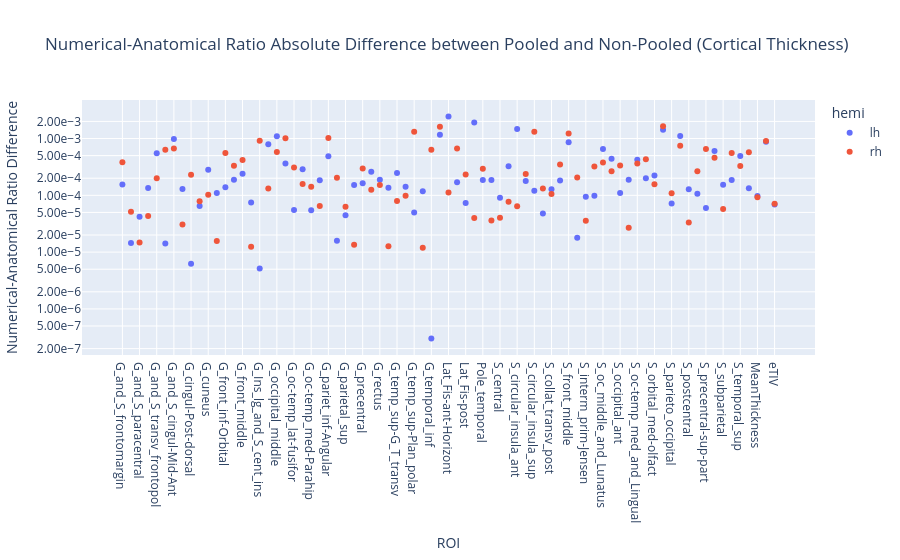

The cell this chart's notebook holds for it:
### Markdown cell above
#### Difference between pooled vs non-pooled

### Code cell
r_na_diff = r_na_pooled.copy()
r_na_diff["r"] = (r_na_diff["r"] - r_na["r"]).abs()
print(f"Max difference: {r_na_diff['r'].max()}")
px.scatter(
    r_na_diff,
    x="ROI",
    y="r",
    log_y=True,
    color="hemi",
    title="Numerical-Anatomical Ratio Absolute Difference between Pooled and Non-Pooled (Cortical Thickness)",
    labels={"r": "Numerical-Anatomical Ratio Difference"},
).update_yaxes(tickformat=".2e")

### Figure 1 — Plotly figure (JSON) as saved in the notebook; plotly's stock layout.template omitted (floating-point values rounded to 4 significant figures)
{"data": [{"hovertemplate": "hemi=lh<br>ROI=%{x}<br>Numerical-Anatomical Ratio Difference=%{y}<extra></extra>", "legendgroup": "lh", "marker": {"color": "#636efa", "symbol": "circle"}, "mode": "markers", "name": "lh", "orientation": "v", "showlegend": true, "type": "scatter", "x": ["G_and_S_frontomargin", "G_and_S_occipital_inf", "G_and_S_paracentral", "G_and_S_subcentral", "G_and_S_transv_frontopol", "G_and_S_cingul-Ant", "G_and_S_cingul-Mid-Ant", "G_and_S_cingul-Mid-Post", "G_cingul-Post-dorsal", "G_cingul-Post-ventral", "G_cuneus", "G_front_inf-Opercular", "G_front_inf-Orbital", "G_front_inf-Triangul", "G_front_middle", "G_front_sup", "G_Ins_lg_and_S_cent_ins", "G_insular_short", "G_occipital_middle", "G_occipital_sup", "G_oc-temp_lat-fusifor", "G_oc-temp_med-Lingual", "G_oc-temp_med-Parahip", "G_orbital", "G_pariet_inf-Angular", "G_pariet_inf-Supramar", "G_parietal_sup", "G_postcentral", "G_precentral", "G_precuneus", "G_rectus", "G_subcallosal", "G_temp_sup-G_T_transv", "G_temp_sup-Lateral", "G_temp_sup-Plan_polar", "G_temp_sup-Plan_tempo", "G_temporal_inf", "G_temporal_middle", "Lat_Fis-ant-Horizont", "Lat_Fis-ant-Vertical", "Lat_Fis-post", "Pole_occipital", "Pole_temporal", "S_calcarine", "S_central", "S_cingul-Marginalis", "S_circular_insula_ant", "S_circular_insula_inf", "S_circular_insula_sup", "S_collat_transv_ant", "S_collat_transv_post", "S_front_inf", "S_front_middle", "S_front_sup", "S_interm_prim-Jensen", "S_intrapariet_and_P_trans", "S_oc_middle_and_Lunatus", "S_oc_sup_and_transversal", "S_occipital_ant", "S_oc-temp_lat", "S_oc-temp_med_and_Lingual", "S_orbital_lateral", "S_orbital_med-olfact", "S_orbital-H_Shaped", "S_parieto_occipital", "S_pericallosal", "S_postcentral", "S_precentral-inf-part", "S_precentral-sup-part", "S_suborbital", "S_subparietal", "S_temporal_inf", "S_temporal_sup", "S_temporal_transverse", "MeanThickness", "BrainSegVolNotVent", "eTIV"], "xaxis": "x", "y": [0.0001546, 1.45e-05, 4.174e-05, 0.0001341, 0.0005524, 1.415e-05, 0.0009841, 0.0001289, 6.254e-06, 6.46e-05, 0.0002829, 0.0001097, 0.0001386, 0.0001873, 0.0002403, 7.464e-05, 5.149e-06, 0.000792, 0.001101, 0.0003627, 5.538e-05, 0.0002872, 5.456e-05, 0.0001847, 0.0004881, 1.581e-05, 4.464e-05, 0.0001513, 0.0001634, 0.0002613, 0.0001871, 0.0001364, 0.0002471, 0.0001418, 5.007e-05, 0.0001185, 3.014e-07, 0.001171, 0.002443, 0.0001698, 7.342e-05, 0.001909, 0.0001853, 0.0001861, 9.054e-05, 0.0003254, 0.001475, 0.0001783, 0.0001201, 4.792e-05, 0.0001276, 0.0001818, 0.00086, 1.784e-05, 9.482e-05, 9.791e-05, 0.0006542, 0.0004423, 0.00011, 0.0001889, 0.0004249, 0.0001995, 0.0002239, 0.001433, 7.151e-05, 0.00111, 0.0001279, 0.0001067, 5.997e-05, 0.0006025, 0.0001532, 0.0001858, 0.0004932, 0.0001326, 9.703e-05, 0.0008742, 6.916e-05], "yaxis": "y"}, {"hovertemplate": "hemi=rh<br>ROI=%{x}<br>Numerical-Anatomical Ratio Difference=%{y}<extra></extra>", "legendgroup": "rh", "marker": {"color": "#EF553B", "symbol": "circle"}, "mode": "markers", "name": "rh", "orientation": "v", "showlegend": true, "type": "scatter", "x": ["G_and_S_frontomargin", "G_and_S_occipital_inf", "G_and_S_paracentral", "G_and_S_subcentral", "G_and_S_transv_frontopol", "G_and_S_cingul-Ant", "G_and_S_cingul-Mid-Ant", "G_and_S_cingul-Mid-Post", "G_cingul-Post-dorsal", "G_cingul-Post-ventral", "G_cuneus", "G_front_inf-Opercular", "G_front_inf-Orbital", "G_front_inf-Triangul", "G_front_middle", "G_front_sup", "G_Ins_lg_and_S_cent_ins", "G_insular_short", "G_occipital_middle", "G_occipital_sup", "G_oc-temp_lat-fusifor", "G_oc-temp_med-Lingual", "G_oc-temp_med-Parahip", "G_orbital", "G_pariet_inf-Angular", "G_pariet_inf-Supramar", "G_parietal_sup", "G_postcentral", "G_precentral", "G_precuneus", "G_rectus", "G_subcallosal", "G_temp_sup-G_T_transv", "G_temp_sup-Lateral", "G_temp_sup-Plan_polar", "G_temp_sup-Plan_tempo", "G_temporal_inf", "G_temporal_middle", "Lat_Fis-ant-Horizont", "Lat_Fis-ant-Vertical", "Lat_Fis-post", "Pole_occipital", "Pole_temporal", "S_calcarine", "S_central", "S_cingul-Marginalis", "S_circular_insula_ant", "S_circular_insula_inf", "S_circular_insula_sup", "S_collat_transv_ant", "S_collat_transv_post", "S_front_inf", "S_front_middle", "S_front_sup", "S_interm_prim-Jensen", "S_intrapariet_and_P_trans", "S_oc_middle_and_Lunatus", "S_oc_sup_and_transversal", "S_occipital_ant", "S_oc-temp_lat", "S_oc-temp_med_and_Lingual", "S_orbital_lateral", "S_orbital_med-olfact", "S_orbital-H_Shaped", "S_parieto_occipital", "S_pericallosal", "S_postcentral", "S_precentral-inf-part", "S_precentral-sup-part", "S_suborbital", "S_subparietal", "S_temporal_inf", "S_temporal_sup", "S_temporal_transverse", "MeanThickness", "BrainSegVolNotVent", "eTIV"], "xaxis": "x", "y": [0.0003826, 5.145e-05, 1.479e-05, 4.307e-05, 0.0002003, 0.0006376, 0.0006685, 3.052e-05, 0.0002313, 7.875e-05, 0.0001029, 1.562e-05, 0.0005574, 0.0003327, 0.0004171, 1.246e-05, 0.0009185, 0.0001315, 0.0005805, 0.001013, 0.0003094, 0.0001585, 0.0001417, 6.489e-05, 0.00102, 0.0002035, 6.267e-05, 1.353e-05, 0.0002954, 0.0001259, 0.0001522, 1.269e-05, 7.94e-05, 9.854e-05, 0.001314, 1.195e-05, 0.0006362, 0.00162, 0.0001117, 0.0006709, 0.0002336, 3.981e-05, 0.0002924, 3.613e-05, 4.029e-05, 7.707e-05, 6.442e-05, 0.0002383, 0.001318, 0.0001319, 0.0001052, 0.000348, 0.001223, 0.000206, 3.573e-05, 0.0003209, 0.0003784, 0.0002666, 0.0003362, 2.681e-05, 0.0003638, 0.0004306, 0.0001572, 0.001638, 0.0001085, 0.0007435, 3.329e-05, 0.0002641, 0.0006546, 0.0004577, 5.751e-05, 0.0005567, 0.0003283, 0.0005714, 9.27e-05, 0.0009008, 7.133e-05], "yaxis": "y"}], "layout": {"legend": {"title": {"text": "hemi"}, "tracegroupgap": 0}, "title": {"text": "Numerical-Anatomical Ratio Absolute Difference between Pooled and Non-Pooled (Cortical Thickness)"}, "xaxis": {"anchor": "y", "domain": [0, 1], "title": {"text": "ROI"}}, "yaxis": {"anchor": "x", "domain": [0, 1], "tickformat": ".2e", "title": {"text": "Numerical-Anatomical Ratio Difference"}, "type": "log"}}}
